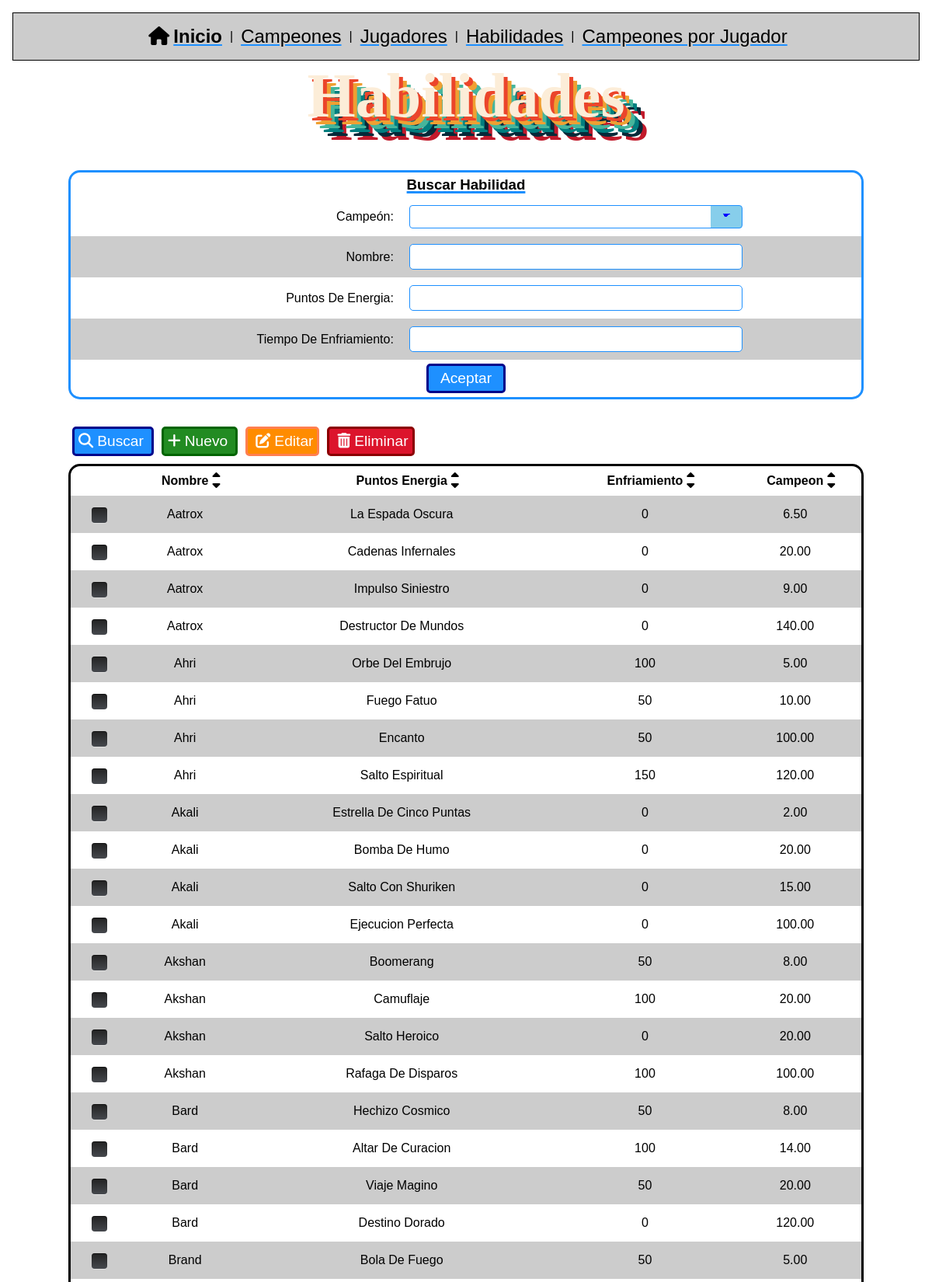
Screenshot of /crudLol/habilidades.php (upper part) with the database file from the repository.
### tables this page shows
CREATE TABLE `Habilidad` (
  `id` int(11) NOT NULL,
  `nombre` varchar(50) DEFAULT NULL,
  `puntosEnergia` int(10) UNSIGNED DEFAULT NULL,
  `enfriamiento` decimal(5,2) UNSIGNED DEFAULT NULL,
  `campeon` int(11) DEFAULT NULL
);

### crudLol/habilidades.php (the view, shortened to what this page needs)
<!doctype html>
<html lang="en">
<?php
require_once './resources/dependencies/FormHelper.php';
require_once './resources/dependencies/connexion.php';
FormHelper::printHeader("Habilidades", ["./resources/styles/styles.css"]);
print "<body>";
FormHelper::printMenu();
print  "<h1>Habilidades</h1>";
print "<div class='container'>";
if (isset($_GET['edit'])) {
    $idx = $_GET['idx'];
    $sql = "SELECT * FROM Habilidad WHERE id = :idx";
    $stmt = $connexion->prepare($sql);
    $stmt->bindParam("idx", $idx, PDO::PARAM_INT);
    $stmt->execute();
    $result = $stmt->fetch(PDO::FETCH_ASSOC);
    $idx = $result['id'];
    $name = $result['nombre'];
    $energy = $result['puntosEnergia'];
    $cooldown = $result['enfriamiento'];
    $champ_id = $result['campeon'];
    ?>
    <form class='editForm' method='post' action='<?= $_SERVER["PHP_SELF"] ?>'>
        <h3><strong>Editar Habilidad</strong></h3>
        <input type='hidden' name='idx' value='<?= $idx ?>'>
        <table class="formTable">
            <tr>
                <td>
                    <label for="champ_id">Campeón: </label>
                </td>
                <td>
                    <select id="champ_id" name="champ_id" class="classic" required>
                        <?php
                        foreach ($connexion->query("SELECT * FROM Campeon", PDO::FETCH_ASSOC) as $fila) {
                            $id = $fila['id'];
                            $name = $fila['nombre'];
                            print "<option ";
                            if ($id == $champ_id) print "selected ";
                            print "value='$id'>$name</option>";
                        }
                        ?>
                    </select>
                </td>
            </tr>
            <tr>
                <td>
                    <label for="name">Nombre: </label>
                </td>
                <td>
                    <input type='text' id="name" name='name' value='<?= $name ?>' required>
                </td>
            </tr>
            <tr>
                <td>
                    <label for="energy">Puntos de Energia: </label>
                </td>
                <td>
                    <input type='number' step="1" id="energy" name='energy' value='<?= $energy ?>' required>
                </td>
            </tr>
            <tr>
                <td>
                    <label for="cooldown">Tiempo de Enfriamiento: </label>
                </td>
                <td>
                    <input type='number' step="0.01" id="cooldown" name='cooldown' value='<?= $cooldown ?>' required>
                </td>
            </tr>
        </table>
        <div class="buttons">
            <a class="btn cancelBtn" href="<?= $_SERVER['PHP_SELF'] ?>"><i class="fa-solid fa-arrow-rotate-left"></i>Cancelar</a>
            <input class="btn editBtn" type='submit' name='edit' value='Aceptar'>
        </div>
    </form>
    <?php
} else { ?>
    <form class='searchForm' method='post' action='<?= $_SERVER["PHP_SELF"] ?>'>
        <h3><strong>Buscar Habilidad</strong></h3>
        <table class="formTable">
            <tr>
                <td>
                    <label for="champ_id">Campeón: </label>
                </td>
                <td>
                    <select id="champ_id" name="champ_id" class="classic">
                        <option></option>
                        <?php
                        foreach ($connexion->query("SELECT * FROM Campeon", PDO::FETCH_ASSOC) as $fila) {
                            $id = $fila['id'];
                            $name = $fila['nombre'];
                            print "<option ";
                            print "value='$id'>$name</option>";
                        }
                        ?>
                    </select>
                </td>
            </tr>
            <tr>
                <td>
                    <label for="name">Nombre: </label>
                </td>
                <td>
                    <input type='text' id='name' name='name' value='<?= $_POST['name'] ?? "" ?>'>
                </td>
            </tr>
            <tr>
                <td>
                    <label for="energy">Puntos de Energia: </label>
                </td>
                <td>
                    <input type='number' step="1" id="energy" name='energy' value='<?= $_POST['energy'] ?? "" ?>'>
                </td>
            </tr>
            <tr>
                <td>
                    <label for="cooldown">Tiempo de Enfriamiento: </label>
                </td>
                <td>
                    <input type='number' step="0.01" id="cooldown" name='cooldown' value='<?= $_POST['energy'] ?? "" ?>'>
                </td>
            </tr>
        </table>
        <input type="submit" name="search" value="Aceptar">
    </form>
<?php }
print "<div class='buttons'>";
print "<a href='" . $_SERVER['PHP_SELF'] . "?search' class='btn searchBtn'><i class='fa-solid fa-magnifying-glass'></i>Buscar</a>";
print "<a href='" . $_SERVER['PHP_SELF'] . "?new' class='btn newBtn'><i class='fa-solid fa-plus'></i>Nuevo</a>";
print "<button class='btn editBtn js_editBtn'><i class='fa-solid fa-pen-to-square'></i>Editar</button>";
print "<button class='btn deleteBtn js_deleteBtn'><i class='fa-solid fa-trash-can'></i>Eliminar</button>";
print "</div>";
$currentPage = $_GET['p'] ?? 1;
$sql = "SELECT Habilidad.id, C.nombre as 'Campeon', Habilidad.nombre, puntosEnergia, enfriamiento FROM Habilidad JOIN Campeon C on C.id = Habilidad.campeon ";
$field_sort = $_GET['sort'];
$sql .= " ORDER BY $field_sort ";
if (isset($_GET['des'])) {
    $sql .= " DESC";
} else {
    $sql .= " ASC";
}
$sql .= " LIMIT 50 OFFSET " . ($currentPage - 1) * 50;
$stmt = $connexion->query("DESCRIBE Habilidad");
$fields = array_map(function ($row) {
    return $row['Field'];
}, $stmt->fetchAll(PDO::FETCH_ASSOC));
print "<table class='resultsTable'>";
print "<tr><td></td>";
array_shift($fields);
foreach ($fields as $field) {
    $fancyField = preg_replace("/([a-z])([A-Z])/", "$1 $2", $field);
    print "<th class='headerSort'>$fancyField <a href='" . $_SERVER['PHP_SELF'] . "?sort=$field&asc" . "'><i class='fa-solid fa-sort-up'></i></a> " .
        "<a href='" . $_SERVER['PHP_SELF'] . "?sort=$field&des" . "'><i class='fa-solid fa-sort-down'></i></a> </th>";
}
print "</tr>";
$stmt = $connexion->query($sql);
while ($row = $stmt->fetch(PDO::FETCH_NUM)) {
    $tmp_idx = array_shift($row);
    print "<tr>";
    print "<td>";
    print "<div class='squaredThree'>";
    print "<label for='squaredThree$tmp_idx'></label>";
    print "</div>";
    print "</td>";
    print "<td>";
    print implode("</td><td>", $row);
    print "</td>";
    print "</tr>";
}
print "</table>";
?>
</div>
</body>
</html>

### crudLol/resources/dependencies/FormHelper.php (shortened to what this page needs)
<?php
class FormHelper
{
    public static function printHeader($title, $links = [])
    {
        $result = <<<HEREDOC
<head>
    <meta charset="UTF-8">
    <meta name="viewport"
          content="width=device-width, user-scalable=no, initial-scale=1.0, maximum-scale=1.0, minimum-scale=1.0">
    <meta http-equiv="X-UA-Compatible" content="ie=edge">
    <script src="https://kit.fontawesome.com/4493fed746.js"></script>
    <title>$title</title>
HEREDOC;
        foreach ($links as $link)
        {
            $result .= "<link rel='stylesheet' href='$link'>";
        }
        $result .= "</head>";
        print $result;
    }
    public static function printMenu()
    {
        $menu = "<div class='menu'>";
        $menu .= "<a href='./index.php'><i class='fa-solid fa-house'></i><strong>Inicio</strong></a>";
        $menu .= " | ";
        $menu .= "<a href='./campeones.php'>Campeones</a> | ";
        $menu .= "<a href='./jugadores.php'>Jugadores</a> | ";
        $menu .= "<a href='./habilidades.php'>Habilidades</a> | ";
        $menu .= "<a href='./tienen.php'>Campeones por Jugador</a>";
        $menu .= "</div>";
        print $menu;
    }
}

### rows the page displays
habilidad: row "Aatrox La Espada Oscura 0 6.50"
habilidad: row "Aatrox Cadenas Infernales 0 20.00"
habilidad: row "Aatrox Impulso Siniestro 0 9.00"
habilidad: row "Aatrox Destructor De Mundos 0 140.00"
habilidad: row "Ahri Orbe Del Embrujo 100 5.00"
habilidad: row "Ahri Fuego Fatuo 50 10.00"
habilidad: row "Ahri Encanto 50 100.00"
habilidad: row "Ahri Salto Espiritual 150 120.00"
habilidad: row "Akali Estrella De Cinco Puntas 0 2.00"
habilidad: row "Akali Bomba De Humo 0 20.00"
habilidad: row "Akali Salto Con Shuriken 0 15.00"
habilidad: row "Akali Ejecucion Perfecta 0 100.00"
habilidad: row "Akshan Boomerang 50 8.00"
habilidad: row "Akshan Camuflaje 100 20.00"
habilidad: row "Akshan Salto Heroico 0 20.00"
habilidad: row "Akshan Rafaga De Disparos 100 100.00"
habilidad: row "Bard Hechizo Cosmico 50 8.00"
habilidad: row "Bard Altar De Curacion 100 14.00"
habilidad: row "Bard Viaje Magino 50 20.00"
habilidad: row "Bard Destino Dorado 0 120.00"
habilidad: row "Brand Bola De Fuego 50 5.00"

### other values shown
$menu "|"
$fancyField "Nombre"
$fancyField "Puntos Energia"
$fancyField "Enfriamiento"
$fancyField "Campeon"
